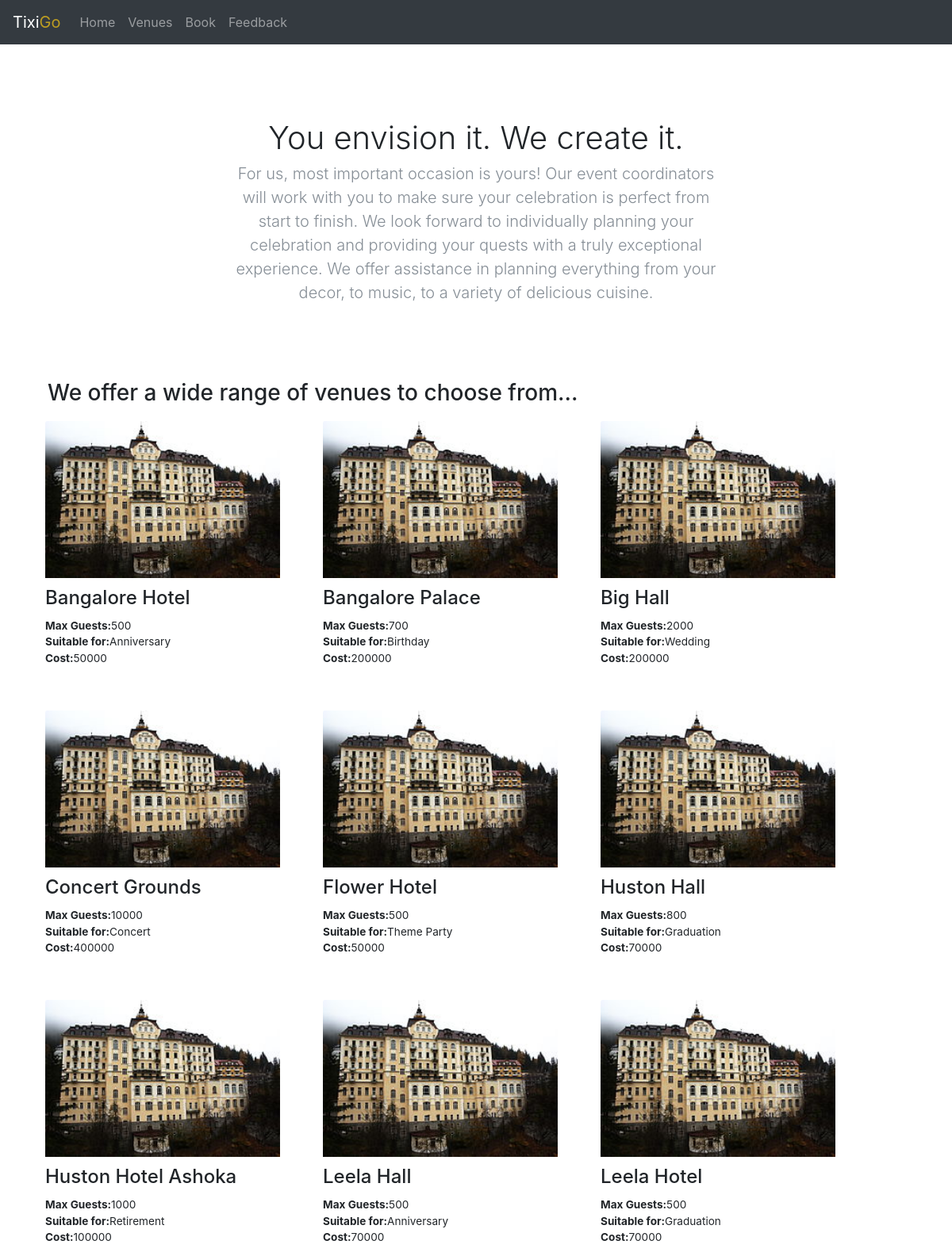
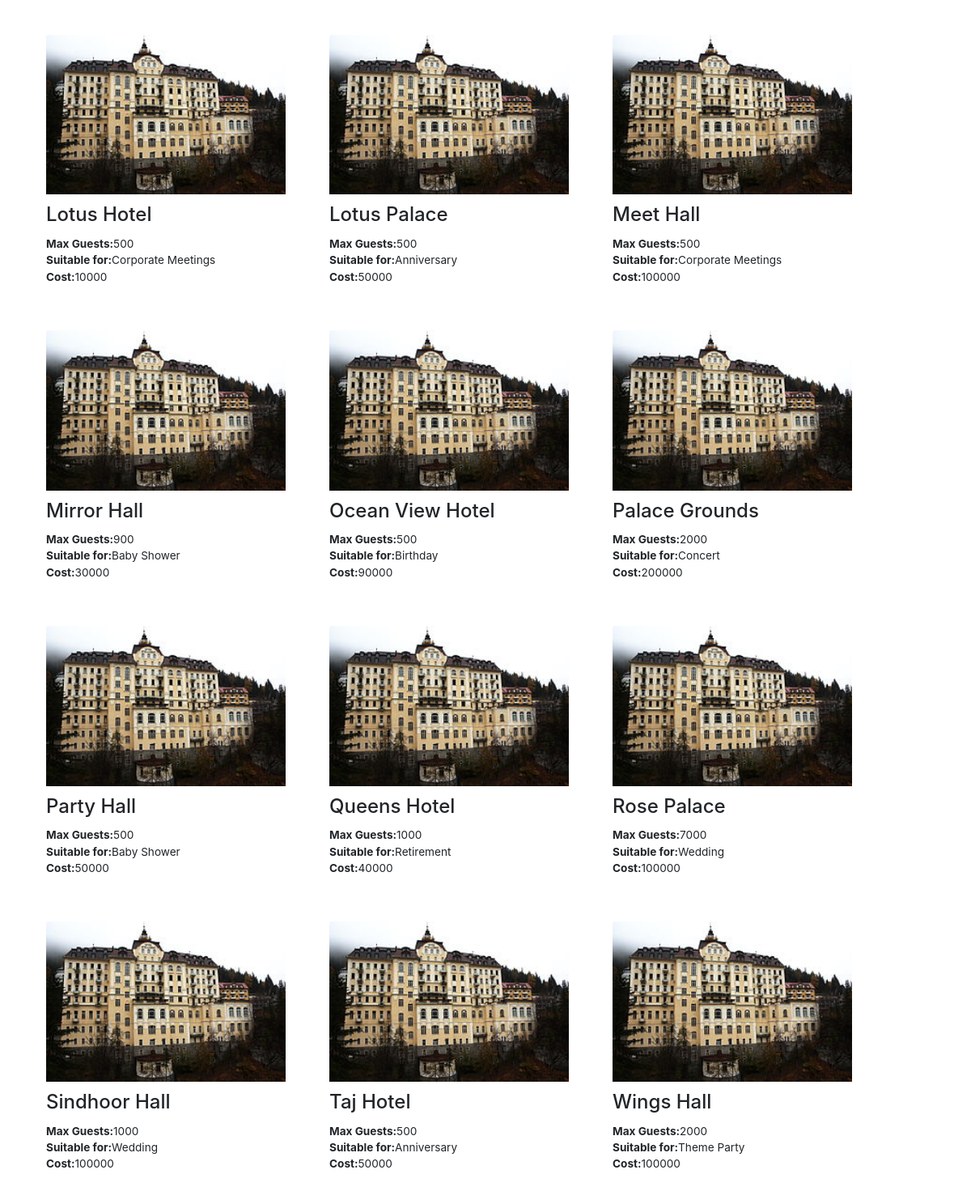
The page /homepage.php on the database its author committed (2 pictures, top to bottom).
### tables this page shows
CREATE TABLE `ViewVenue` (
  `max_guests` int(11) NOT NULL,
  `venue_name` varchar(50) NOT NULL,
  `cost` bigint(11) NOT NULL,
  `event_type` varchar(50) NOT NULL,
  PRIMARY KEY (`venue_name`),
  KEY `event_type` (`event_type`),
  CONSTRAINT `ViewVenue_ibfk_1` FOREIGN KEY (`event_type`) REFERENCES `Eventype` (`event_type`) ON DELETE CASCADE ON UPDATE CASCADE
);

### homepage.php (the view, shortened to what this page needs)
<?php
$link=mysqli_connect("localhost:3306","sakshi","123456789","EventMng");
$result=mysqli_query($link, "select * from ViewVenue;");
$row=mysqli_fetch_array($result);
echo'<style type="text/css">
  button {
    background-color: #4CAF50;
    color: #ffffff;
    border: none;
    padding: 10px 20px;
    font-size: 17px;
    font-family: Raleway;
    cursor: pointer;
  }
  button:hover {
    opacity: 0.8;
  }
  </style>
  <head>
    <link href="bootstrap-4.0.0-beta/dist/css/bootstrap.min.css" rel="stylesheet">
    <link href="css/homestyle.css" rel="stylesheet">
  </head>
  <body>
    <header>
    <nav class="navbar navbar-expand-lg navbar-dark bg-dark">
      <a class="navbar-brand"><span style="color:white">Tixi<span style="color:#be9e21">Go</span></a>
      <div class="collapse navbar-collapse" id="navbarNav">
        <ul class="navbar-nav">
          <li class="nav-item">
                       <a class="nav-link" href="index.html">Home <span class="sr-only"></a>
          </li>
          <li class="nav-item">
              <a class="nav-link" href="homepage.php">Venues</a>
          </li>
          <li class="nav-item">
              <a class="nav-link" href="book.php">Book</a>
          </li>
          <li class="nav-item">
            <a class="nav-link" href="feedback.php">Feedback</a>
          </li>
          </ul>
          </div>
    </nav>
    </header>
   <body>
       <main role="main">
      <section class="jumbotron text-center">
        <div class="container">
          <h1 class="jumbotron-heading">You envision it. We create it.</h1>
          <p class="lead text-muted">For us, most important occasion is yours! Our event coordinators will work with you to make sure your celebration is perfect from start to finish. We look forward to individually planning your celebration and providing your quests with a truly exceptional experience. We offer assistance in planning everything from your decor, to music, to a variety of delicious cuisine.</p>
        </div>
      </section> </main>
   <section class="container">
   <h3 style="margin-left: 15px"> We offer a wide range of venues to choose from...</h3>
  <div class="card" style="width: 20rem; margin-right:30px">
  <img class="card-img-top" src="img/ven1.jpg" alt="Card image cap">
  <div class="card-block">
    <h4 class="card-title">'.$row['venue_name'].'</h4>
    <p class="card-text"><strong>Max Guests:</strong>'.$row['max_guests'].'<br><strong>Suitable for:</strong>'.$row['event_type'].'<br><strong>Cost:</strong>' .$row['cost'] . '</p>
  </div>
</div>';
$row=mysqli_fetch_array($result);
echo'<div class="card" style="width: 20rem; margin-right:30px">
  <img class="card-img-top" src="img/ven1.jpg" alt="Card image cap">
  <div class="card-block">
    <h4 class="card-title">'.$row['venue_name'].'</h4>
    <p class="card-text"><strong>Max Guests:</strong>'.$row['max_guests'].'<br><strong>Suitable for:</strong>'. $row['event_type'].'<br><strong>Cost:</strong>' .$row['cost'] . '</p>
  </div>
</div>';
$row=mysqli_fetch_array($result);
echo'<div class="card" style="width: 20rem; margin-right:30px">
  <img class="card-img-top" src="img/ven1.jpg" alt="Card image cap">
  <div class="card-block">
    <h4 class="card-title">'.$row['venue_name'].'</h4>
    <p class="card-text"><strong>Max Guests:</strong>'.$row['max_guests'].'<br><strong>Suitable for:</strong>'. $row['event_type'].'<br><strong>Cost:</strong>' . $row['cost'] . '</p>
  </div>
</div>';
$row=mysqli_fetch_array($result);
echo'<div class="card" style="width: 20rem; margin-right:30px">
  <img class="card-img-top" src="img/ven1.jpg" alt="Card image cap">
  <div class="card-block">
    <h4 class="card-title">'.$row['venue_name'].'</h4>
    <p class="card-text"><strong>Max Guests:</strong>'.$row['max_guests'].'<br><strong>Suitable for:</strong>'. $row['event_type'].'<br><strong>Cost:</strong>' . $row['cost'] . '</p>
  </div>
</div>';
$row=mysqli_fetch_array($result);
echo'<div class="card" style="width: 20rem; margin-right:30px">
  <img class="card-img-top" src="img/ven1.jpg" alt="Card image cap">
  <div class="card-block">
    <h4 class="card-title">'.$row['venue_name'].'</h4>
    <p class="card-text"><strong>Max Guests:</strong>'.$row['max_guests'].'<br><strong>Suitable for:</strong>'. $row['event_type'].'<br><strong>Cost:</strong>' . $row['cost'] . '</p>
  </div>
</div>';
$row=mysqli_fetch_array($result);
echo'<div class="card" style="width: 20rem; margin-right:30px">
  <img class="card-img-top" src="img/ven1.jpg" alt="Card image cap">
  <div class="card-block">
    <h4 class="card-title">'.$row['venue_name'].'</h4>
    <p class="card-text"><strong>Max Guests:</strong>'.$row['max_guests'].'<br><strong>Suitable for:</strong>'. $row['event_type'] . '<br><strong>Cost:</strong>' . $row['cost'] . '</p>
  </div>
</div>';
$row=mysqli_fetch_array($result);
echo'<div class="card" style="width: 20rem; margin-right:30px">
  <img class="card-img-top" src="img/ven1.jpg" alt="Card image cap">
  <div class="card-block">
    <h4 class="card-title">'.$row['venue_name'].'</h4>
    <p class="card-text"><strong>Max Guests:</strong>'.$row['max_guests'].'<br><strong>Suitable for:</strong>'. $row['event_type'] . '<br><strong>Cost:</strong>' . $row['cost'] . '</p>
  </div>
</div>';
$row=mysqli_fetch_array($result);
echo'<div class="card" style="width: 20rem; margin-right:30px">
  <img class="card-img-top" src="img/ven1.jpg" alt="Card image cap">
  <div class="card-block">
    <h4 class="card-title">'.$row['venue_name'].'</h4>
    <p class="card-text"><strong>Max Guests:</strong>'.$row['max_guests'].'<br><strong>Suitable for:</strong>'. $row['event_type'] . '<br><strong>Cost:</strong>' . $row['cost'] . '</p>
  </div>
</div>';
$row=mysqli_fetch_array($result);
echo'<div class="card" style="width: 20rem; margin-right:30px">
  <img class="card-img-top" src="img/ven1.jpg" alt="Card image cap">
  <div class="card-block">
    <h4 class="card-title">'.$row['venue_name'].'</h4>
    <p class="card-text"><strong>Max Guests:</strong>'.$row['max_guests'].'<br><strong>Suitable for:</strong>'. $row['event_type'] . '<br><strong>Cost:</strong>' . $row['cost'] . '</p>
  </div>
</div>';
$row=mysqli_fetch_array($result);
echo'<div class="card" style="width: 20rem; margin-right:30px">
  <img class="card-img-top" src="img/ven1.jpg" alt="Card image cap">
  <div class="card-block">
    <h4 class="card-title">'.$row['venue_name'].'</h4>
    <p class="card-text"><strong>Max Guests:</strong>'.$row['max_guests'].'<br><strong>Suitable for:</strong>'. $row['event_type'] . '<br><strong>Cost:</strong>' . $row['cost'] . '</p>
  </div>
</div>';
$row=mysqli_fetch_array($result);
echo'<div class="card" style="width: 20rem; margin-right:30px">
  <img class="card-img-top" src="img/ven1.jpg" alt="Card image cap">
  <div class="card-block">
    <h4 class="card-title">'.$row['venue_name'].'</h4>
    <p class="card-text"><strong>Max Guests:</strong>'.$row['max_guests'].'<br><strong>Suitable for:</strong>'. $row['event_type'] . '<br><strong>Cost:</strong>' . $row['cost'] . '</p>
  </div>
</div>';
$row=mysqli_fetch_array($result);
echo'<div class="card" style="width: 20rem; margin-right:30px">
  <img class="card-img-top" src="img/ven1.jpg" alt="Card image cap">
  <div class="card-block">
    <h4 class="card-title">'.$row['venue_name'].'</h4>
    <p class="card-text"><strong>Max Guests:</strong>'.$row['max_guests'].'<br><strong>Suitable for:</strong>'. $row['event_type'] . '<br><strong>Cost:</strong>' . $row['cost'] . '</p>
  </div>
</div>';
$row=mysqli_fetch_array($result);
echo'<div class="card" style="width: 20rem; margin-right:30px">
  <img class="card-img-top" src="img/ven1.jpg" alt="Card image cap">
  <div class="card-block">
    <h4 class="card-title">'.$row['venue_name'].'</h4>
    <p class="card-text"><strong>Max Guests:</strong>'.$row['max_guests'].'<br><strong>Suitable for:</strong>'. $row['event_type'] . '<br><strong>Cost:</strong>' . $row['cost'] . '</p>
  </div>
</div>';
$row=mysqli_fetch_array($result);
echo'<div class="card" style="width: 20rem; margin-right:30px">
  <img class="card-img-top" src="img/ven1.jpg" alt="Card image cap">
  <div class="card-block">
    <h4 class="card-title">'.$row['venue_name'].'</h4>
    <p class="card-text"><strong>Max Guests:</strong>'.$row['max_guests'].'<br><strong>Suitable for:</strong>'. $row['event_type'] . '<br><strong>Cost:</strong>' . $row['cost'] . '</p>
  </div>
</div>';
$row=mysqli_fetch_array($result);
echo'<div class="card" style="width: 20rem; margin-right:30px">
  <img class="card-img-top" src="img/ven1.jpg" alt="Card image cap">
  <div class="card-block">
    <h4 class="card-title">'.$row['venue_name'].'</h4>
    <p class="card-text"><strong>Max Guests:</strong>'.$row['max_guests'].'<br><strong>Suitable for:</strong>'. $row['event_type'] . '<br><strong>Cost:</strong>' . $row['cost'] . '</p>
  </div>
</div>';
$row=mysqli_fetch_array($result);
echo'<div class="card" style="width: 20rem; margin-right:30px">
  <img class="card-img-top" src="img/ven1.jpg" alt="Card image cap">
  <div class="card-block">
    <h4 class="card-title">'.$row['venue_name'].'</h4>
    <p class="card-text"><strong>Max Guests:</strong>'.$row['max_guests'].'<br><strong>Suitable for:</strong>'. $row['event_type'] . '<br><strong>Cost:</strong>' . $row['cost'] . '</p>
  </div>
</div>';
$row=mysqli_fetch_array($result);
echo'<div class="card" style="width: 20rem; margin-right:30px">
  <img class="card-img-top" src="img/ven1.jpg" alt="Card image cap">
  <div class="card-block">
    <h4 class="card-title">'.$row['venue_name'].'</h4>
    <p class="card-text"><strong>Max Guests:</strong>'.$row['max_guests'].'<br><strong>Suitable for:</strong>'. $row['event_type'] . '<br><strong>Cost:</strong>' . $row['cost'] . '</p>
  </div>
</div>';
$row=mysqli_fetch_array($result);
echo'<div class="card" style="width: 20rem; margin-right:30px">
  <img class="card-img-top" src="img/ven1.jpg" alt="Card image cap">
  <div class="card-block">
    <h4 class="card-title">'.$row['venue_name'].'</h4>
    <p class="card-text"><strong>Max Guests:</strong>'.$row['max_guests'].'<br><strong>Suitable for:</strong>'. $row['event_type'] . '<br><strong>Cost:</strong>' . $row['cost'] . '</p>
  </div>
</div>';
$row=mysqli_fetch_array($result);
echo'<div class="card" style="width: 20rem; margin-right:30px">
  <img class="card-img-top" src="img/ven1.jpg" alt="Card image cap">
  <div class="card-block">
    <h4 class="card-title">'.$row['venue_name'].'</h4>
    <p class="card-text"><strong>Max Guests:</strong>'.$row['max_guests'].'<br><strong>Suitable for:</strong>'. $row['event_type'] . '<br><strong>Cost:</strong>' . $row['cost'] . '</p>
  </div>
</div>';
$row=mysqli_fetch_array($result);
echo'<div class="card" style="width: 20rem; margin-right:30px">
  <img class="card-img-top" src="img/ven1.jpg" alt="Card image cap">
  <div class="card-block">
    <h4 class="card-title">'.$row['venue_name'].'</h4>
    <p class="card-text"><strong>Max Guests:</strong>'.$row['max_guests'].'<br><strong>Suitable for:</strong>'. $row['event_type'] . '<br><strong>Cost:</strong>' . $row['cost'] . '</p>
  </div>
</div>';
$row=mysqli_fetch_array($result);
echo'<div class="card" style="width: 20rem; margin-right:30px">
  <img class="card-img-top" src="img/ven1.jpg" alt="Card image cap">
  <div class="card-block">
    <h4 class="card-title">'.$row['venue_name'].'</h4>
    <p class="card-text"><strong>Max Guests:</strong>'.$row['max_guests'].'<br><strong>Suitable for:</strong>'. $row['event_type'] . '<br><strong>Cost:</strong>' . $row['cost'] . '</p>
  </div>
</div>
</section>
 </body>
 </html>';
 ?>

### css/homestyle.css (style rules this page uses)
body { min-height: 75rem; }
.navbar { margin-bottom: 0; }
.jumbotron { padding-top: 6rem; padding-bottom: 6rem; margin-bottom: 0; background-color: #fff; }
.jumbotron p:last-child { margin-bottom: 0; }
.jumbotron-heading { font-weight: 300; }
.jumbotron .container { max-width: 40rem; }
.card { float: left; width: 32.3%; padding: .75rem; margin-bottom: 2rem; border: 0; }
.card > img { margin-bottom: .75rem; }
.card-text { font-size: 85%; }

### rows shown on the page
viewvenue: venue_name "Bangalore Hotel", max_guests "500", event_type "Anniversary", cost "50000"
viewvenue: venue_name "Bangalore Palace", max_guests "700", event_type "Birthday", cost "200000"
viewvenue: venue_name "Big Hall", max_guests "2000", event_type "Wedding", cost "200000"
viewvenue: venue_name "Concert Grounds", max_guests "10000", event_type "Concert", cost "400000"
viewvenue: venue_name "Flower Hotel", max_guests "500", event_type "Theme Party", cost "50000"
viewvenue: venue_name "Huston Hall", max_guests "800", event_type "Graduation", cost "70000"
viewvenue: venue_name "Huston Hotel Ashoka", max_guests "1000", event_type "Retirement", cost "100000"
viewvenue: venue_name "Leela Hall", max_guests "500", event_type "Anniversary", cost "70000"
viewvenue: venue_name "Leela Hotel", max_guests "500", event_type "Graduation", cost "70000"
viewvenue: venue_name "Lotus Hotel", max_guests "500", event_type "Corporate Meetings", cost "10000"
viewvenue: venue_name "Lotus Palace", max_guests "500", event_type "Anniversary", cost "50000"
viewvenue: venue_name "Meet Hall", max_guests "500", event_type "Corporate Meetings", cost "100000"
viewvenue: venue_name "Mirror Hall", max_guests "900", event_type "Baby Shower", cost "30000"
viewvenue: venue_name "Ocean View Hotel", max_guests "500", event_type "Birthday", cost "90000"
viewvenue: venue_name "Palace Grounds", max_guests "2000", event_type "Concert", cost "200000"
viewvenue: venue_name "Party Hall", max_guests "500", event_type "Baby Shower", cost "50000"
viewvenue: venue_name "Queens Hotel", max_guests "1000", event_type "Retirement", cost "40000"
viewvenue: venue_name "Rose Palace", max_guests "7000", event_type "Wedding", cost "100000"
viewvenue: venue_name "Sindhoor Hall", max_guests "1000", event_type "Wedding", cost "100000"
viewvenue: venue_name "Taj Hotel", max_guests "500", event_type "Anniversary", cost "50000"
viewvenue: venue_name "Wings Hall", max_guests "2000", event_type "Theme Party", cost "100000"
